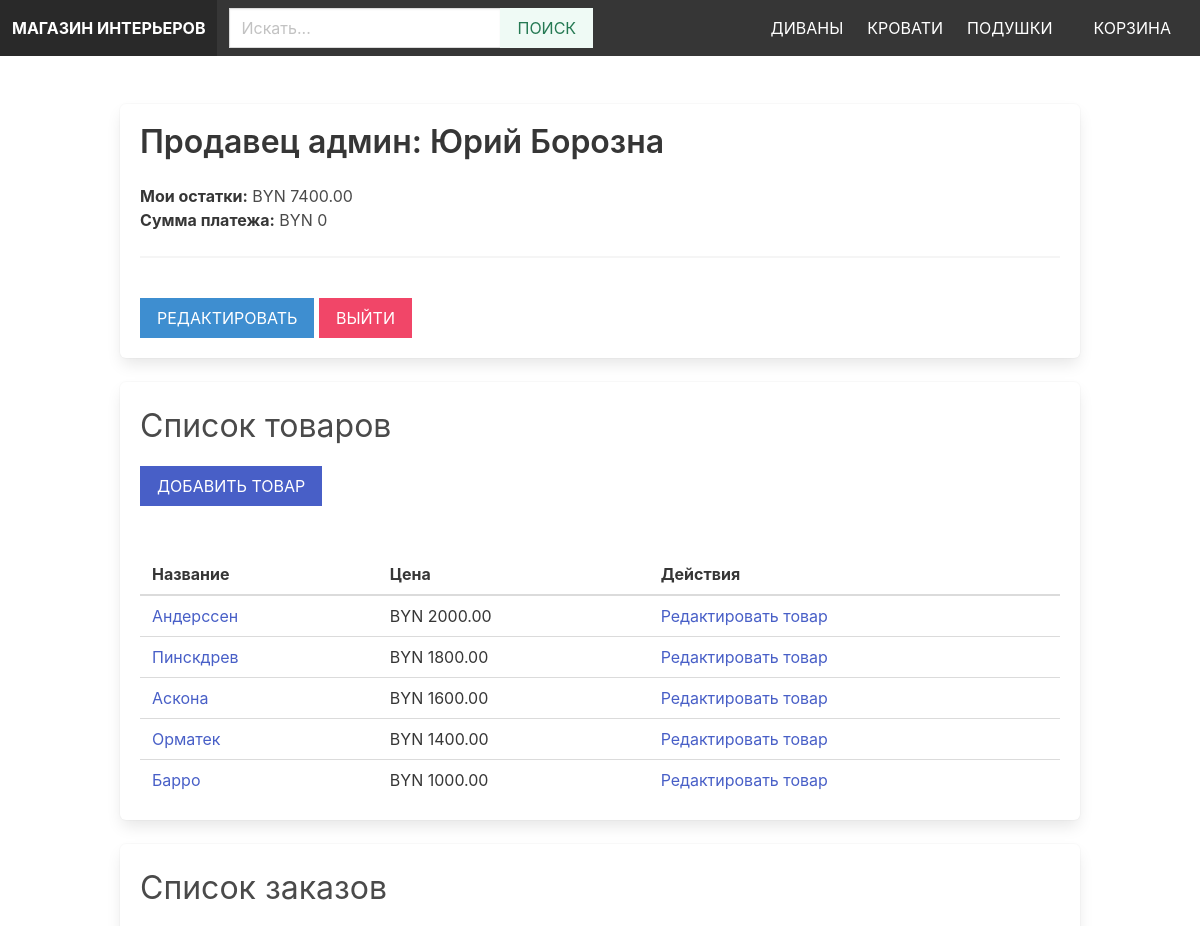
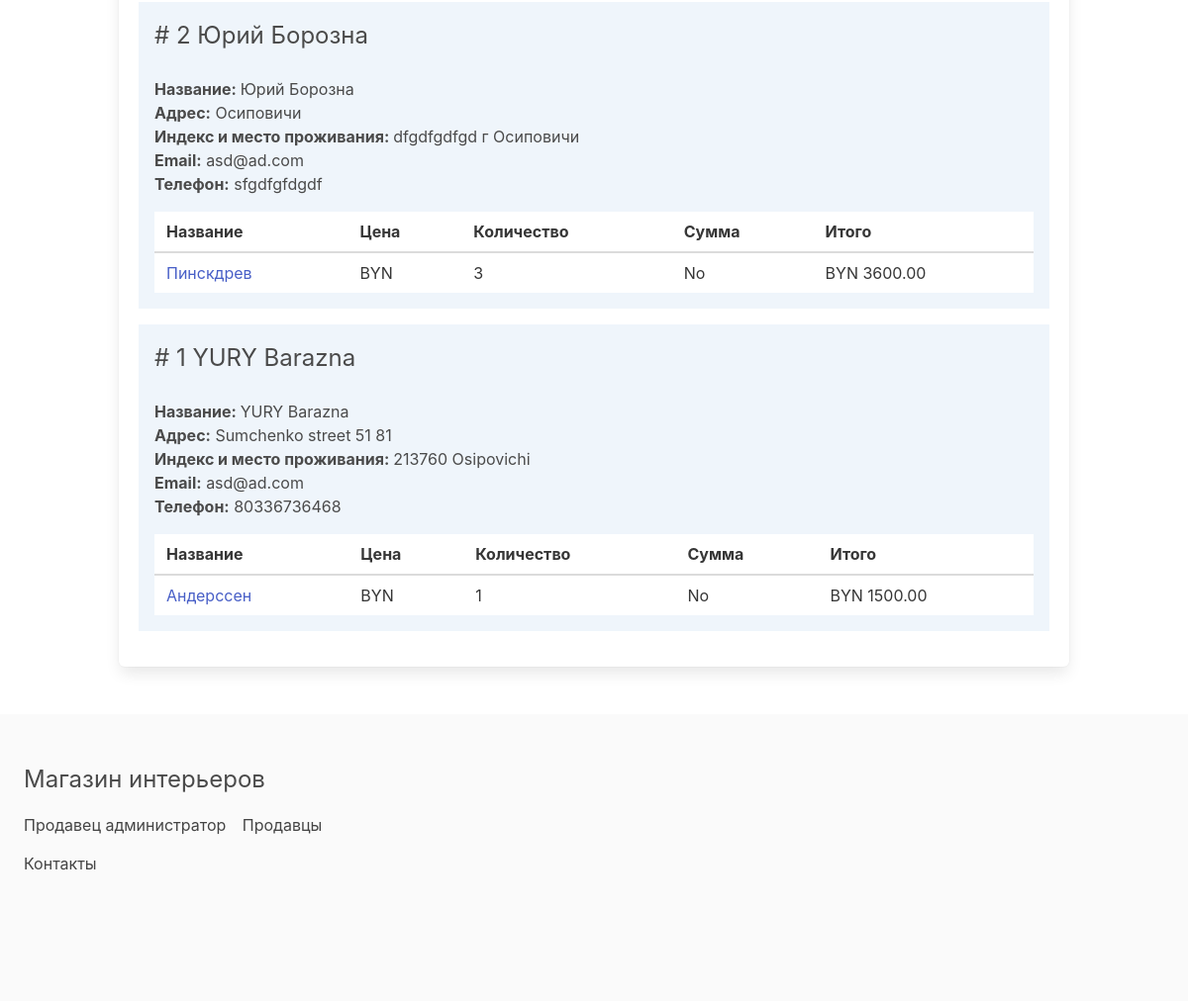
/vendors/vendor-admin/ (signed in), run on the app's committed database (2 pictures, top to bottom).
### product/models.py (models this page shows, shortened)
class Category(models.Model):
    title = models.CharField(max_length=255, verbose_name='Название')
    slug = models.SlugField(max_length=255)
    ordering = models.IntegerField(default=0, verbose_name='Заказ')
    class Meta:
        ordering = ['ordering']
        verbose_name_plural = 'Категории'

class Product(models.Model):
    category = models.ForeignKey(Category, on_delete=models.CASCADE, related_name='products', verbose_name='Категория')
    vendor = models.ForeignKey(Vendor, on_delete=models.CASCADE, related_name='products', verbose_name='Продавец')
    title = models.CharField(max_length=255, verbose_name='Название')
    slug = models.SlugField(max_length=255)
    description = models.TextField(verbose_name='Описание', blank=True)
    price = models.DecimalField(max_digits=10, decimal_places=2, verbose_name='Цена')
    date_added = models.DateField(auto_now_add=True)
    image = models.ImageField(upload_to='uploads/', blank=True, verbose_name='Изображение')
    thumbnail=models.ImageField(upload_to='uploads/', blank=True, verbose_name='Миниатюра')
    class Meta:
        ordering = ['-date_added']
        verbose_name_plural = 'Товары'

### vendor/models.py (models this page shows, shortened)
class Vendor(models.Model):
    name=models.CharField(max_length=255, verbose_name = 'Имя')
    created_at = models.DateTimeField(auto_now_add=True)
    created_by = models.OneToOneField(User, related_name="vendor", on_delete=models.CASCADE, verbose_name = 'Создан')
    class Meta:
        ordering = ['name']
        verbose_name_plural = 'Продавец'
    def get_balance(self):
        items=self.items.filter(vendor_paid=False, order__vendors__in=[self.id])
        return sum((item.product.price * item.quantity) for item in items)
    def get_paid_amount(self):
        items=self.items.filter(vendor_paid=True, order__vendors__in=[self.id])
        return sum((item.product.price * item.quantity) for item in items)

### order/models.py (models this page shows, shortened)
class OrderItem(models.Model):
    order=models.ForeignKey(Order, on_delete=models.CASCADE, related_name='items', verbose_name='Заказ')
    product=models.ForeignKey(Product, on_delete=models.CASCADE, related_name='items', verbose_name='Товар')
    vendor=models.ForeignKey(Vendor, on_delete=models.CASCADE, related_name='items', verbose_name='Продавец')
    vendor_paid=models.BooleanField(default=False, verbose_name="Оплачен продавцом")
    price=models.DecimalField(max_digits=8, decimal_places=2, verbose_name="Цена")
    quantity=models.IntegerField(default=1, verbose_name="Количество")
    class Meta:
        verbose_name_plural='Товары заказа'
    def get_total_price(self):
        return self.price * self.quantity

class Order(models.Model):
    first_name=models.CharField(max_length=100, verbose_name="Имя")
    last_name=models.CharField(max_length=100, verbose_name="Фамилия")
    email=models.CharField (max_length=100)
    address=models.CharField(max_length=100, verbose_name="Адрес")
    zipcode=models.CharField(max_length=100, verbose_name="Индекс")
    place=models.CharField(max_length=100, verbose_name="Город")
    phone=models.CharField(max_length=100, verbose_name="Телефон")
    created_at=models.DateTimeField(auto_now_add=True, verbose_name="Дата создания")
    paid_amount=models.DecimalField(max_digits=8, decimal_places=2, verbose_name="Оплачено")
    vendors=models.ManyToManyField(Vendor, related_name='orders', verbose_name='Продавец')
    class Meta:
        ordering=["-created_at"]
        verbose_name_plural='Заказы'

### vendor/views.py (the view)
# urls.py: path('vendor-admin/', views.vendor_admin, name='vendor_admin'),
@login_required
def vendor_admin(request):
    vendor = request.user.vendor
    products = vendor.products.all()
    orders = vendor.orders.all()
    for order in orders:
        order.vendor_amount = 0
        order.vendor_paid_amount = 0
        order.fully_paid = True
        for item in order.items.all():
            if item.vendor == request.user.vendor:
                if item.vendor_paid:
                    order.vendor_paid_amount += item.get_total_price()
                else:
                    order.vendor_amount += item.get_total_price()
                    order.fully_paid = False
    return render(request, 'vendor/vendor_admin.html', {'vendor': vendor, 'products': products, 'orders': orders})

### cart/cart.py (called while the page is built)
    def __len__(self):
        return sum(item['quantity'] for item in self.cart.values())

### cart/context_processors.py (called while the page is built)
def cart(request):
    return {'cart': Cart(request)}

### product/context_processors.py (called while the page is built)
def menu_categories(request):
    categories=Category.objects.all()
    return {'menu_categories': categories}

### vendor/templates/vendor/vendor_admin.html (shortened to what this page needs)
{% extends 'core/base.html' %}
    {% block content %}
        <div class="box">
            <h1 class="title">Продавец админ: {{ vendor.name }}</h1>
            <strong>Мои остатки:</strong> BYN {{ vendor.get_balance }} <br>
            <strong>Сумма платежа:</strong> BYN {{ vendor.get_paid_amount }}
            <hr>
            <a href="{% url 'edit_vendor' %}" class="button is-info is-uppercase mt-4">Редактировать</a>
            <a href="{% url 'logout' %}" class="button is-danger is-uppercase mt-4">Выйти</a>
        </div>
        <div class="box">
            <h2 class="is-size-3 mb-4">Список товаров</h2>
            <a href="{% url 'add_product' %}" class="button is-link is-uppercase mb-6">Добавить товар</a>
            {% if products %}
                <table class="table is-fullwidth">
                    <thead>
                        <tr>
                            <th>Название</th>
                            <th>Цена</th>
                            <th>Действия</th>
                        </tr>
                    </thead>
                    <tbody>
                        {% for product in products %}
                            <tr>
                                <td><a href="{% url 'product' product.category.slug product.slug %}">{{ product.title }}</a></td>
                                <td>BYN {{ product.price }}</td>
                                <td><a href="{% url 'edit_product' product.id %}">Редактировать товар</a></td>
                            </tr>
                        {% endfor %}
                    </tbody>
                </table>
            {% else %}
                <p>У вас еще нет товаров</p>
            {% endif %}
        </div>
        <div class="box">
            <h2 class="is-size-3 mb-4">Список заказов</h2>
            {% if orders %}
                {% for order in orders %}
                    <div class="{% if order.fully_paid %}has-background-success-light{% else %}has-background-info-light{% endif %} mb-4 p-4">
                        <div class="columns is-multiline">
                            <div class="column is-6">
                                <h3 class="is-size-4"># {{ order.id }} {{ order.first_name }} {{ order.last_name }}</h3>
                            </div>
                            <div class="column is-12">
                                <b>Название: </b> {{ order.first_name }} {{ order.last_name }} <br>
                                <b>Адрес:</b> {{ order.address }} <br>
                                <b>Индекс и место проживания: </b> {{ order.zipcode }} {{ order.place }}<br>
                                <b>Email:</b> {{ order.email }} <br>
                                <b>Телефон:</b> {{ order.phone }} <br>
                                <table class="table is-fullwidth mt-4">
                                    <thead>
                                        <tr>
                                            <th>Название</th>
                                            <th>Цена</th>
                                            <th>Количество</th>
                                            <th>Сумма</th>
                                            <th>Итого</th>
                                        </tr>
                                    </thead>
                                    <tbody>
                                        {% for item in order.items.all %}
                                            {% if item.vendor == request.user.vendor %}
                                                <tr>
                                                    <td><a href="{% url 'product' item.product.category.slug item.product.slug %}">{{ item.product.title }}</a></td>
                                                    <td>BYN {{ item.product_price }}</td>
                                                    <td>{{ item.quantity }}</td>
                                                    <td>{{ item.vendor_paid | yesno:"Yes,No"}}</td>
                                                    <td>BYN {{ item.get_total_price }}</td>
                                                </tr>
                                            {% endif %}
                                        {% endfor %}
                                    </tbody>
                                </table>
                            </div>
                        </div>
                    </div>
                    {% endfor %}
                {% endif %}
            </div>
        {% endblock %}

### core/templates/core/base.html (shortened to what this page needs)
{% load static %}
<!DOCTYPE html>
<html lang="ru">
    <head>
        <link rel="stylesheet" href="https://cdn.jsdelivr.net/npm/bulma@0.9.1/css/bulma.min.css">
        <link rel="stylesheet" href="{% static 'styles/main.css' %}">
    </head>
    <body>
        <nav class="navbar is-dark">
            <div class="navbar-brand">
                <a href="/" class="navbar-item"><strong>Магазин интерьеров</strong></a>
            </div>
            <div class="navbar-menu" id="main-navbar">
                <div class="navbar-start">
                    <div class="navbar-item">
                        <form method="get" action="{% url 'search' %}">
                            <div class="field has-addons">
                                <div class="control">
                                    <label>
                                        <input type="text" class="input" placeholder="Искать..." name="query">
                                    </label>
                                </div>
                                <div class="control">
                                    <button class="button is-success is-light is-uppercase">Поиск</button>
                                </div>
                            </div>
                        </form>
                    </div>
                </div>
                <div class="navbar-end">
                    {% for category in menu_categories %}
                        <a href="{% url 'category' category.slug %}" class="navbar-item">{{ category.title }}</a>
                    {% endfor %}
                    <div class="navbar-item">
                        <a href="{% url 'cart' %}" class="button is-dark">Корзина {% if cart %}({{ cart|length }}){% endif %}</a>
                    </div>
                </div>
            </div>
        </nav>
        <section class="section">
            <div class="container">
                {% block content %}
                {% endblock %}
            </div>
        </section>
        <footer class="footer">
            <h3 class="is-size-4 mb-4">Магазин интерьеров</h3>
            {% if request.user.is_authenticated %}
                <a href="{% url 'vendor_admin' %}">Продавец администратор</a>
            {% else %}
                <a href="{% url 'become_vendor' %}">Стать продавцом</a>
            {% endif %}
                <a href="{% url 'vendors' %}" class="ml-3">Продавцы</a>
            <div class="mb-4">
                <a href="{% url 'contact' %}">Контакты</a>
            </div>
        </footer>
    </body>
</html>

### static/styles/main.css (style rules this page uses)
.navbar { text-transform: uppercase; }
.footer a { margin-bottom: 15px; display: inline-block; color: #444; }
.input, .button { border-radius: 0; }

### data on the page
Category: title "ДИВАНЫ"
Category: title "КРОВАТИ"
Category: title "ПОДУШКИ"
Vendor: name "Юрий Борозна", get_balance "7400.00", get_paid_amount "0"
Product: title "Андерcсен", price "2000.00"
Product: title "Пинскдрев", price "1800.00"
Product: title "Аскона", price "1600.00"
Product: title "Орматек", price "1400.00"
Product: title "Барро", price "1000.00"
Order: id "2", first_name "Юрий", last_name "Борозна", address "Осиповичи", zipcode "dfgdfgdfgd", place "г Осиповичи", email "asd@ad.com", phone "sfgdfgfdgdf"
OrderItem: product "Пинскдрев", quantity "3", vendor_paid "No", get_total_price "3600.00"
Order: id "1", first_name "YURY", last_name "Barazna", address "Sumchenko street 51 81", zipcode "213760", place "Osipovichi", email "asd@ad.com", phone "80336736468"
OrderItem: product "Андерcсен", quantity "1", vendor_paid "No", get_total_price "1500.00"
